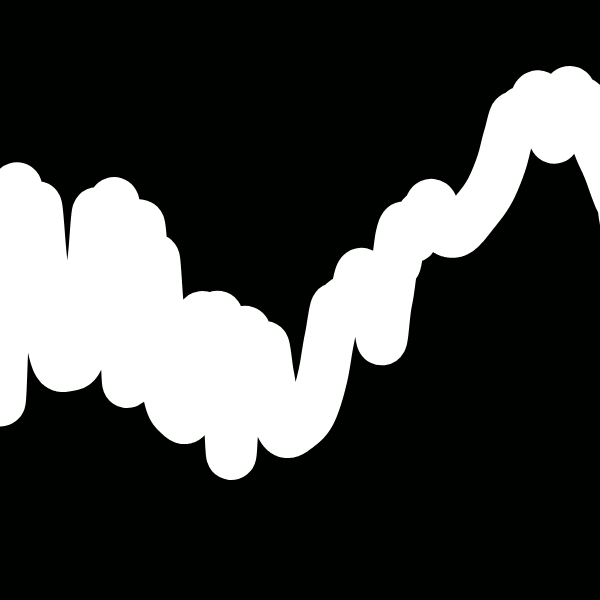
Frame 1 (no input)
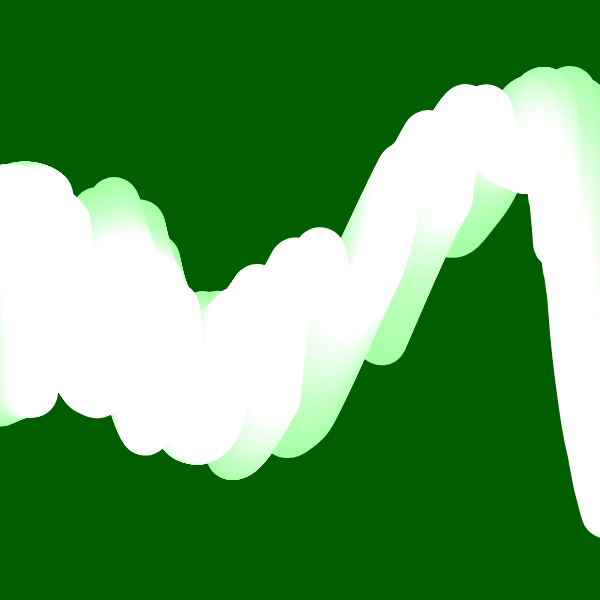
Frame 60 (no input)
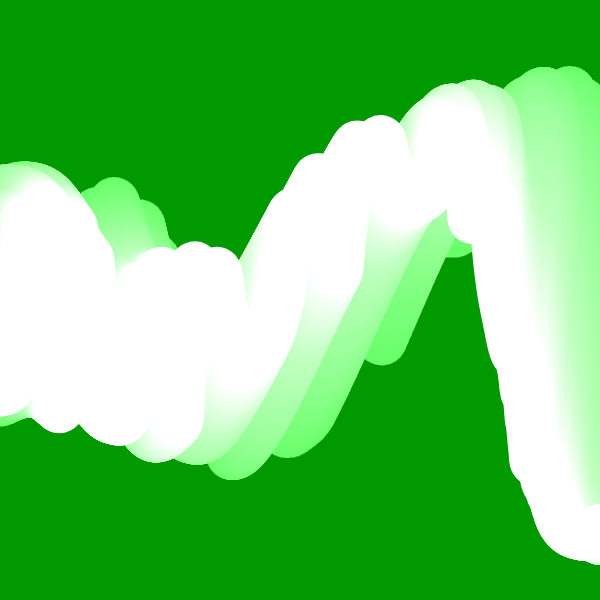
Frame 120 (the mouse pressed at the canvas centre since frame 60)

The p5.js sketch that drew these frames (run headless with seeded random() and noise() and a simulated clock; from frame 60 on, the mouse is pressed at the canvas centre):

// p5.js sketch
// ── sketch.js
/*
ref.
A trick to get looping curves with lerp and delay
https://necessarydisorder.wordpress.com/2018/03/31/a-trick-to-get-looping-curves-with-lerp-and-delay/
*/


const CYCLE = 480;
const VERT_NUM = 3000;
let DELAY_FACTOR = 1.3;


function setup() {

    const s = min(windowWidth , windowHeight);
  createCanvas(s,s); 
  w = 600;
  var canvas;
    if(windowWidth>=600 && windowHeight >=600){
      canvas = createCanvas(600, 600);
    }
    else{
      canvas = createCanvas(windowWidth, windowHeight - 100);
    }

  var x = (windowWidth - width) / 2;
  var y = (windowHeight - height) / 2;

  canvas.position(x, y);
  background(0);
  noStroke();



}

function x1(t){
  return  (cos(TAU * t) - 1) * height * 0.0;
}
function y1(t){
  return 0.5 * width + width * (noise(sin(TAU * t) * 2) - 0.5);
}
 
function x2(t){
  return (cos(TAU * t) + 1) * width * 0.1 + width;
}
function y2(t){
  return 0.5 * width - 0.4 * width * cos(TAU * t);
  
}
 

function draw(){
  
  const frameRatio = frameCount % CYCLE / CYCLE;
  
  const w = 50;
  strokeWeight(w);
  strokeJoin(ROUND);
  noFill();
  background(0, 255, 0, 2);

  // stroke(200);
  beginShape();
  
  for(let i=0;i< VERT_NUM; i++){
          stroke(i*2);

    const vertRatio = (i / VERT_NUM) % 1;
    let x = lerp(x1(frameRatio - DELAY_FACTOR * vertRatio * 0.1), x2(frameRatio - DELAY_FACTOR * (20 - vertRatio)), vertRatio);
    let y = lerp(y1(frameRatio - DELAY_FACTOR * vertRatio * 2), y2(frameRatio - DELAY_FACTOR * (10 - vertRatio)), vertRatio);
    vertex(x, y);

  }
  endShape();
}


function createCols(_url) {
  let slash_index = _url.lastIndexOf('/');
  let pallate_str = _url.slice(slash_index + 1);
  let arr = pallate_str.split('-');
  for (let i = 0; i < arr.length; i++) {
    arr[i] = '#' + arr[i];
  }
  return arr;
}
